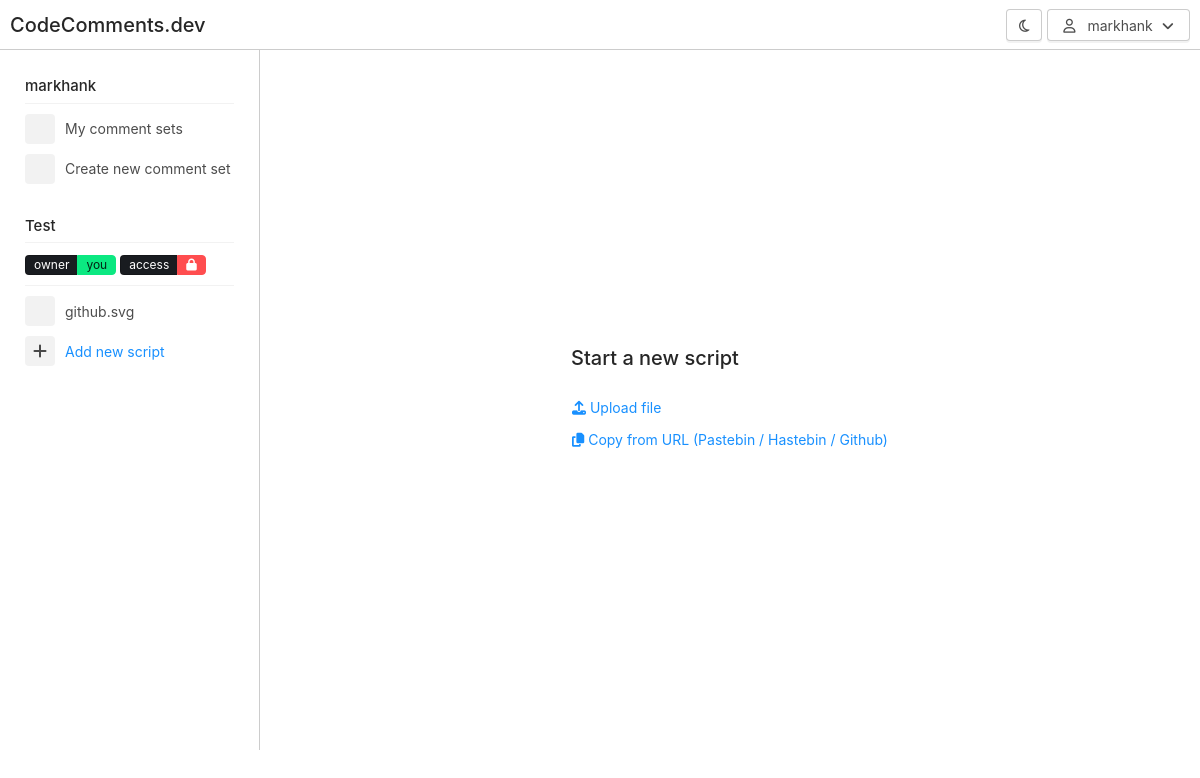
The app's page /nifty-industrious-hippo/new-script (signed in) with its own data.
### project/models.py (models this page shows, shortened)
class User(UserMixin, db.Model):
    id = db.Column(db.Integer, primary_key=True)
    email = db.Column(db.String(100))
    password = db.Column(db.String(100))
    username = db.Column(db.String(100), unique=True)
    is_superuser = db.Column(db.Boolean)
    verified = db.Column(db.Boolean)
    unique_setup_key = db.Column(db.String(30))
    snapshots = db.relationship('Snapshot', backref='owner', lazy=True)

class Snapshot(db.Model):
    id = db.Column(db.Integer, primary_key=True)
    unique_reference = db.Column(db.String(100))
    nickname = db.Column(db.String(100))
    repo_author = db.Column(db.String(50))
    repo_name = db.Column(db.String(100))
    url = db.Column(db.String(300))
    owner_id = db.Column(db.ForeignKey('user.id'))
    @property
    def restricted(self):
        if self.owner_id == None:
            return False
        else:
            return True
    date_snapped = db.Column(db.DateTime)
    date_last_comment = db.Column(db.DateTime)
    @property
    def display_name(self):
        if self.nickname == None:
            return self.unique_reference
        else:
            return self.nickname
    gists = db.relationship('Gist', backref='snapshot', lazy=True)

class Gist(db.Model):
    id = db.Column(db.Integer, primary_key=True)
    snapshot_id = db.Column(db.ForeignKey('snapshot.id'), nullable = False)
    filename = db.Column(db.String(50))
    url = db.Column(db.String(300))
    downloaded = db.Column(db.Boolean, default=True)
    file_type = db.Column(db.String(20))
    lines = db.relationship('Line', backref='gist', lazy=True)
    comments = db.relationship('Comment', backref='gist', lazy=True)

### project/main.py (the view, shortened to what this page needs)
@main.route('/<snapshot_unique_reference>/')
@main.route('/<snapshot_unique_reference>/<filename>')
def show_snapshot(snapshot_unique_reference, filename = None):
    snapshot = Snapshot.query.filter_by(unique_reference = snapshot_unique_reference).first_or_404()
    if filename == "new-script":
        return render_template('upload.html', snapshot=snapshot, gist=None)

### project/__init__.py (called while the page is built)
@login_manager.user_loader
def load_user(user_id):
    return User.query.get(int(user_id))

### project/templates/upload.html (shortened to what this page needs)
{% extends "base.html" %}
{% block stylesheets %}
<link href="https://releases.transloadit.com/uppy/v1.29.1/uppy.min.css" rel="stylesheet">
{% endblock%}
{% block content %}
<div class="content-wrapper">
  <div class="w-full h-full d-flex align-items-center justify-content-center">
    <div class="content">
      <h1 class="content-title">Start a new script</h1>
      <div>
        <a href="#" onclick="halfmoon.toggleModal('modal-upload-file')" class="btn btn-link px-0"><i class="fas fa-upload"></i> Upload file</a>
      </div>
      <div>
        <a href="#modal-pastebin" class="btn btn-link px-0"><i class="fas fa-copy"></i> Copy from URL (Pastebin / Hastebin / Github)</a>
      </div>
    </div>
  </div>
</div>
{% endblock %}

### project/templates/navbar.html (shortened to what this page needs)
<nav class="navbar">
<a href="#" class="navbar-brand">
  CodeComments.dev
</a>
  <div class="navbar-content ml-auto">
      <button class="btn btn-action mr-5" type="button" onclick="toggle_dark()">
        <i class="fa fa-moon-o" aria-hidden="true"></i>
      </button>
      {% if current_user.is_authenticated %}
        <div class="dropdown with-arrow">
          <button class="btn" data-toggle="dropdown" type="button" id="..." aria-haspopup="true" aria-expanded="false">
              <i class="far fa-user"></i>&nbsp&nbsp {{ current_user.username }} <i class="fa fa-angle-down ml-5" aria-hidden="true"></i>
          </button>
        </div>
      {% endif %}
  </div>
</nav>

### project/templates/sidebar.html (shortened to what this page needs)
<div class="sidebar">
    <div class="sidebar-menu">
        {% if current_user.is_authenticated %}
        <h5 class="sidebar-title">{{ current_user.username }}</h5>
        <div class="sidebar-divider"></div>
        <a href="{{ url_for('auth_blueprint.profile') }}" class="sidebar-link sidebar-link-with-icon"><span class="sidebar-icon"></span> My comment sets</a>
        {% endif %}
        <a href="{{ url_for('main_blueprint.new') }}" class="sidebar-link sidebar-link-with-icon"><span class="sidebar-icon"></span> Create new comment set</a>
        <br>
      <h5 class="sidebar-title">
          {% if snapshot.unique_reference %}
            {{snapshot.display_name}}
          {% else %}
            Empty comment set
          {% endif %}</h5>
      <div class="sidebar-divider"></div>
        {% if snapshot %}
        <div class="sidebar-link">
        <a href="#" class="badge-group" role="group" aria-label="...">
          <span class="badge bg-dark text-white">owner</span>
          {% if snapshot.owner_id == None %}
            <span class="badge badge-danger" data-toggle="tooltip" data-title="This comment set is not owned by anyone - click to claim it" data-placement="bottom" onclick="halfmoon.toggleModal('modal-claim-ownership')">?</span>
          {% else %}
            {% if snapshot.owner_id == current_user.id %}
                <span class="badge badge-success" data-toggle="tooltip" data-title="This comment set is owned by you" data-placement="bottom">you</span>
            {% else %}
                <span class="badge badge-primary" data-toggle="tooltip" data-title="This comment set is owned by another user" data-placement="bottom">owned</span>
            {% endif %}
          {% endif %}
        </a>
        <a href="#" class="badge-group" role="group" aria-label="...">
          <span class="badge bg-dark text-white">access</span>
          {% if snapshot.restricted %}
            <span class="badge badge-danger" data-toggle="tooltip" data-title="This comment set can only be edited by the owner" data-placement="bottom"><i class="fas fa-lock"></i></span>
          {% else %}
            <span class="badge badge-success" data-toggle="tooltip" data-title="This comment set can be edited by anyone with the url" data-placement="bottom"><i class="fas fa-lock-open" onclick="halfmoon.toggleModal('modal-claim-ownership')"></i></span>
          {% endif %}
        </a>
        </div>
        <div class="sidebar-divider"></div>
        {% endif %}
        {% for row in snapshot.gists %}
        {% if row.filename == gist.filename %}
            <a href="{{ url_for('main_blueprint.show_snapshot', snapshot_unique_reference=snapshot.unique_reference, filename=row.filename) }}" class="sidebar-link active sidebar-link-with-icon"><span class="sidebar-icon"><i class="lni lni-{{row.file_type}}"></i></span> {{row.filename}}</a>
        {% else %}
            <a href="{{ url_for('main_blueprint.show_snapshot', snapshot_unique_reference=snapshot.unique_reference, filename=row.filename) }}" class="sidebar-link sidebar-link-with-icon"><span class="sidebar-icon"><i class="lni lni-{{row.file_type}}"></i></span> {{row.filename}}</a>
        {% endif %}
        {% endfor %}
        {% if not snapshot or snapshot.restricted == false or snapshot.owner_id == current_user.id %}
            {% if gist %}
            <a href="new-script" class="sidebar-link sidebar-link-with-icon"><span class="sidebar-icon"><i class="fas fa-plus"></i></span> Add new script</a>
            {% else %}
            <a href="new-script" class="sidebar-link active sidebar-link-with-icon"><span class="sidebar-icon"><i class="fas fa-plus"></i></span> Add new script</a>
            {% endif %}
        {% endif %}
      <br />
    </div>
</div>
<a href="#" class="sidebar-link sidebar-link-with-icon">
                    <span class="sidebar-icon">
                    </span>
                </a>

### records on screen
User: username "markhank"
Snapshot: display_name "Test"
Gist: filename "github.svg"
